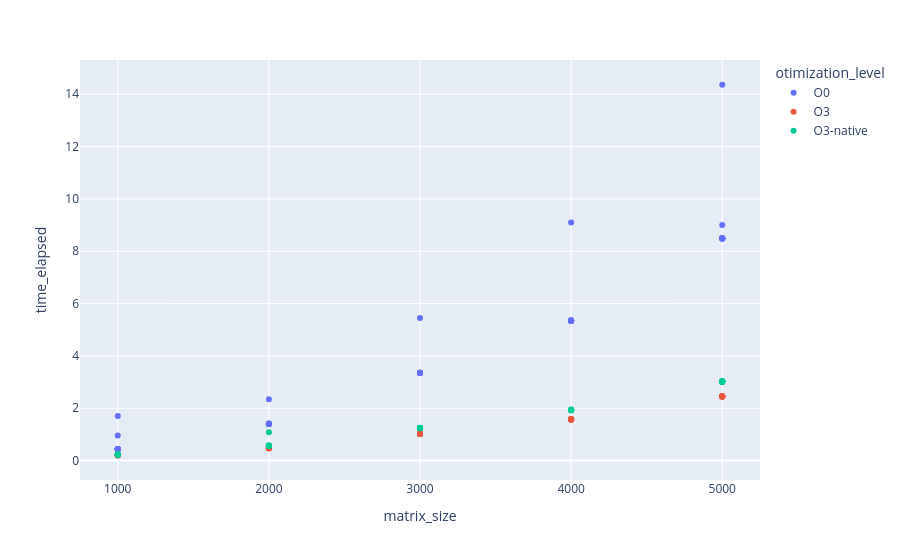

Source (notebook cell):
### Code cell
plot_time_to_size = px.scatter(df, x="matrix_size", y="time_elapsed", color="otimization_level", hover_data=["IPC", "CPI", "branch-miss-rate", "cache-miss-rate"])
plot_time_to_size.update_layout(xaxis={"type": "category"})
plot_time_to_size.show()

### Figure 1 — Plotly figure (JSON) as saved in the notebook; plotly's stock layout.template omitted (floating-point values rounded to 4 significant figures; data arrays with more than 128 entries replaced by an {"elided": "..."} marker saying what was removed)
{"data": [{"customdata": {"elided": "50x4 float values"}, "hovertemplate": "otimization_level=O0<br>matrix_size=%{x}<br>time_elapsed=%{y}<br>IPC=%{customdata[0]}<br>CPI=%{customdata[1]}<br>branch-miss-rate=%{customdata[2]}<br>cache-miss-rate=%{customdata[3]}<extra></extra>", "legendgroup": "O0", "marker": {"color": "#636efa", "symbol": "circle"}, "mode": "markers", "name": "O0", "orientation": "v", "showlegend": true, "type": "scatter", "x": [1000, 1000, 1000, 1000, 1000, 1000, 1000, 1000, 1000, 1000, 2000, 2000, 2000, 2000, 2000, 2000, 2000, 2000, 2000, 2000, 3000, 3000, 3000, 3000, 3000, 3000, 3000, 3000, 3000, 3000, 4000, 4000, 4000, 4000, 4000, 4000, 4000, 4000, 4000, 4000, 5000, 5000, 5000, 5000, 5000, 5000, 5000, 5000, 5000, 5000], "xaxis": "x", "y": [1.709, 0.4382, 0.4337, 0.4353, 0.9614, 0.4363, 0.4373, 0.4413, 0.4413, 0.4388, 2.342, 1.408, 1.403, 1.404, 1.412, 1.402, 1.409, 1.404, 1.421, 1.395, 5.455, 3.362, 3.35, 3.347, 3.345, 3.345, 3.362, 3.359, 3.357, 3.351, 9.104, 5.342, 5.349, 5.345, 5.35, 5.339, 5.342, 5.35, 5.347, 5.365, 14.36, 8.485, 8.489, 8.488, 8.48, 8.492, 8.508, 8.496, 9.008, 8.495], "yaxis": "y"}, {"customdata": {"elided": "50x4 float values"}, "hovertemplate": "otimization_level=O3<br>matrix_size=%{x}<br>time_elapsed=%{y}<br>IPC=%{customdata[0]}<br>CPI=%{customdata[1]}<br>branch-miss-rate=%{customdata[2]}<br>cache-miss-rate=%{customdata[3]}<extra></extra>", "legendgroup": "O3", "marker": {"color": "#EF553B", "symbol": "circle"}, "mode": "markers", "name": "O3", "orientation": "v", "showlegend": true, "type": "scatter", "x": [1000, 1000, 1000, 1000, 1000, 1000, 1000, 1000, 1000, 1000, 2000, 2000, 2000, 2000, 2000, 2000, 2000, 2000, 2000, 2000, 3000, 3000, 3000, 3000, 3000, 3000, 3000, 3000, 3000, 3000, 4000, 4000, 4000, 4000, 4000, 4000, 4000, 4000, 4000, 4000, 5000, 5000, 5000, 5000, 5000, 5000, 5000, 5000, 5000, 5000], "xaxis": "x", "y": [0.2171, 0.2133, 0.2075, 0.2074, 0.2052, 0.2066, 0.2047, 0.2114, 0.2106, 0.2094, 0.4775, 0.4773, 0.475, 0.4775, 0.4793, 0.4765, 0.4772, 0.4759, 0.4865, 0.4763, 1.017, 1.026, 1.028, 1.026, 1.025, 1.021, 1.016, 1.023, 1.021, 1.023, 1.587, 1.576, 1.566, 1.588, 1.582, 1.574, 1.575, 1.576, 1.584, 1.58, 2.452, 2.453, 2.451, 2.448, 2.463, 2.455, 2.459, 2.46, 2.452, 2.45], "yaxis": "y"}, {"customdata": {"elided": "50x4 float values"}, "hovertemplate": "otimization_level=O3-native<br>matrix_size=%{x}<br>time_elapsed=%{y}<br>IPC=%{customdata[0]}<br>CPI=%{customdata[1]}<br>branch-miss-rate=%{customdata[2]}<br>cache-miss-rate=%{customdata[3]}<extra></extra>", "legendgroup": "O3-native", "marker": {"color": "#00cc96", "symbol": "circle"}, "mode": "markers", "name": "O3-native", "orientation": "v", "showlegend": true, "type": "scatter", "x": [1000, 1000, 1000, 1000, 1000, 1000, 1000, 1000, 1000, 1000, 2000, 2000, 2000, 2000, 2000, 2000, 2000, 2000, 2000, 2000, 3000, 3000, 3000, 3000, 3000, 3000, 3000, 3000, 3000, 3000, 4000, 4000, 4000, 4000, 4000, 4000, 4000, 4000, 4000, 4000, 5000, 5000, 5000, 5000, 5000, 5000, 5000, 5000, 5000, 5000], "xaxis": "x", "y": [0.2272, 0.2321, 0.2314, 0.2344, 0.2324, 0.2323, 0.2294, 0.2325, 0.2344, 0.2334, 0.5698, 0.5698, 0.5617, 0.5731, 0.5647, 0.5716, 0.5623, 0.5657, 0.5708, 1.082, 1.236, 1.247, 1.248, 1.254, 1.232, 1.242, 1.241, 1.237, 1.242, 1.242, 1.929, 1.936, 1.93, 1.929, 1.928, 1.935, 1.934, 1.953, 1.939, 1.93, 3.034, 3.005, 3.01, 3.007, 3.014, 3.042, 3.019, 3.02, 3.01, 3.028], "yaxis": "y"}], "layout": {"legend": {"title": {"text": "otimization_level"}, "tracegroupgap": 0}, "margin": {"t": 60}, "xaxis": {"anchor": "y", "domain": [0, 1], "title": {"text": "matrix_size"}, "type": "category"}, "yaxis": {"anchor": "x", "domain": [0, 1], "title": {"text": "time_elapsed"}}}}
